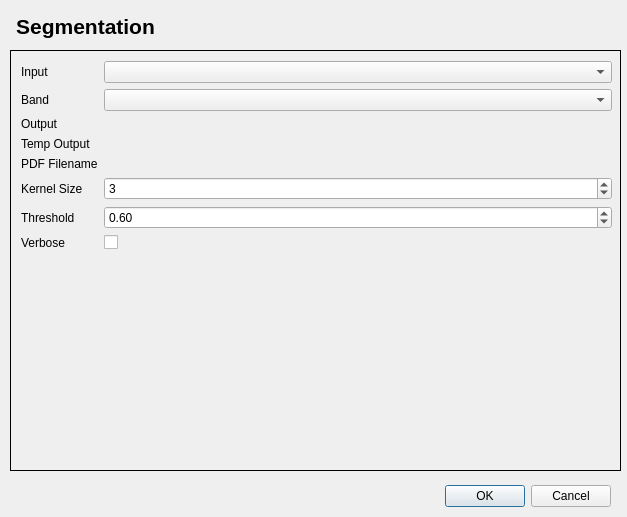
<?xml version="1.0" encoding="UTF-8"?>
<ui version="4.0">
 <class>SegmentationDialogBase</class>
 <widget class="QDialog" name="SegmentationDialogBase">
  <property name="geometry">
   <rect>
    <x>0</x>
    <y>0</y>
    <width>627</width>
    <height>517</height>
   </rect>
  </property>
  <property name="windowTitle">
   <string>Segmentation</string>
  </property>
  <widget class="QDialogButtonBox" name="button_box">
   <property name="geometry">
    <rect>
     <x>270</x>
     <y>480</y>
     <width>341</width>
     <height>32</height>
    </rect>
   </property>
   <property name="orientation">
    <enum>Qt::Horizontal</enum>
   </property>
   <property name="standardButtons">
    <set>QDialogButtonBox::Cancel|QDialogButtonBox::Ok</set>
   </property>
  </widget>
  <widget class="QStackedWidget" name="stackedWidget">
   <property name="geometry">
    <rect>
     <x>10</x>
     <y>50</y>
     <width>611</width>
     <height>421</height>
    </rect>
   </property>
   <property name="frameShape">
    <enum>QFrame::Box</enum>
   </property>
   <widget class="QWidget" name="page">
    <widget class="QWidget" name="formLayoutWidget">
     <property name="geometry">
      <rect>
       <x>10</x>
       <y>10</y>
       <width>591</width>
       <height>331</height>
      </rect>
     </property>
     <layout class="QFormLayout" name="formLayout">
      <item row="0" column="0">
       <widget class="QLabel" name="inputLabel">
        <property name="text">
         <string>Input</string>
        </property>
       </widget>
      </item>
      <item row="0" column="1">
       <widget class="QgsMapLayerComboBox" name="inputQgsMapLayerComboBox"/>
      </item>
      <item row="2" column="0">
       <widget class="QLabel" name="outputLabel">
        <property name="text">
         <string>Output</string>
        </property>
       </widget>
      </item>
      <item row="2" column="1">
       <widget class="QgsFileWidget" name="outputQgsFileWidget">
        <property name="dialogTitle">
         <string>Select output file</string>
        </property>
        <property name="filter">
         <string>*.tif *.tiff *.gtif ;;*.img ;; *.*</string>
        </property>
        <property name="storageMode">
         <enum>QgsFileWidget::SaveFile</enum>
        </property>
       </widget>
      </item>
      <item row="3" column="0">
       <widget class="QLabel" name="tempOutputLabel">
        <property name="text">
         <string>Temp Output</string>
        </property>
       </widget>
      </item>
      <item row="3" column="1">
       <widget class="QgsFileWidget" name="tempOutputQgsFileWidget">
        <property name="dialogTitle">
         <string>Select Temp Output</string>
        </property>
        <property name="filter">
         <string>*.csv;;*.txt;; *.*</string>
        </property>
        <property name="storageMode">
         <enum>QgsFileWidget::SaveFile</enum>
        </property>
       </widget>
      </item>
      <item row="4" column="0">
       <widget class="QLabel" name="pDFFilenameLabel">
        <property name="text">
         <string>PDF Filename</string>
        </property>
       </widget>
      </item>
      <item row="4" column="1">
       <widget class="QgsFileWidget" name="pDFFilenameQgsFileWidget">
        <property name="dialogTitle">
         <string>Select PDF Filename</string>
        </property>
        <property name="filter">
         <string>*.csv;;*.txt;; *.*</string>
        </property>
        <property name="storageMode">
         <enum>QgsFileWidget::SaveFile</enum>
        </property>
       </widget>
      </item>
      <item row="5" column="0">
       <widget class="QLabel" name="kernelSizeLabel_2">
        <property name="text">
         <string>Kernel Size</string>
        </property>
       </widget>
      </item>
      <item row="5" column="1">
       <widget class="QSpinBox" name="kernelSizeSpinBox_2">
        <property name="maximum">
         <number>999</number>
        </property>
        <property name="singleStep">
         <number>1</number>
        </property>
        <property name="value">
         <number>3</number>
        </property>
       </widget>
      </item>
      <item row="6" column="0">
       <widget class="QLabel" name="thresholdLabel">
        <property name="text">
         <string>Threshold</string>
        </property>
       </widget>
      </item>
      <item row="6" column="1">
       <widget class="QDoubleSpinBox" name="thresholdDoubleSpinBox">
        <property name="minimum">
         <double>-100.000000000000000</double>
        </property>
        <property name="maximum">
         <double>100.000000000000000</double>
        </property>
        <property name="value">
         <double>0.600000000000000</double>
        </property>
       </widget>
      </item>
      <item row="7" column="0">
       <widget class="QLabel" name="verboseLabel_2">
        <property name="text">
         <string>Verbose</string>
        </property>
       </widget>
      </item>
      <item row="7" column="1">
       <widget class="QCheckBox" name="verboseCheckBox_2"/>
      </item>
      <item row="1" column="0">
       <widget class="QLabel" name="bandLabel">
        <property name="text">
         <string>Band</string>
        </property>
       </widget>
      </item>
      <item row="1" column="1">
       <widget class="QgsRasterBandComboBox" name="bandQgsRasterBandComboBox"/>
      </item>
     </layout>
    </widget>
   </widget>
   <widget class="QWidget" name="page_2"/>
  </widget>
  <widget class="QLabel" name="title_label">
   <property name="geometry">
    <rect>
     <x>10</x>
     <y>10</y>
     <width>151</width>
     <height>33</height>
    </rect>
   </property>
   <property name="text">
    <string>&lt;!DOCTYPE HTML PUBLIC &quot;-//W3C//DTD HTML 4.0//EN&quot; &quot;http://www.w3.org/TR/REC-html40/strict.dtd&quot;&gt;
&lt;html&gt;&lt;head&gt;&lt;meta name=&quot;qrichtext&quot; content=&quot;1&quot; /&gt;&lt;style type=&quot;text/css&quot;&gt;
p, li { white-space: pre-wrap; }
&lt;/style&gt;&lt;/head&gt;&lt;body style=&quot; font-family:'Sans Serif'; font-size:9pt; font-weight:400; font-style:normal;&quot;&gt;
&lt;p style=&quot; margin-top:0px; margin-bottom:0px; margin-left:0px; margin-right:0px; -qt-block-indent:0; text-indent:0px;&quot;&gt;&lt;span style=&quot; font-size:16pt; font-weight:600;&quot;&gt;Segmentation&lt;/span&gt;&lt;/p&gt;&lt;/body&gt;&lt;/html&gt;</string>
   </property>
   <property name="alignment">
    <set>Qt::AlignCenter</set>
   </property>
  </widget>
  <zorder>stackedWidget</zorder>
  <zorder>button_box</zorder>
  <zorder>title_label</zorder>
 </widget>
 <customwidgets>
  <customwidget>
   <class>QgsFileWidget</class>
   <extends>QWidget</extends>
   <header>qgsfilewidget.h</header>
  </customwidget>
  <customwidget>
   <class>QgsMapLayerComboBox</class>
   <extends>QComboBox</extends>
   <header>qgsmaplayercombobox.h</header>
  </customwidget>
  <customwidget>
   <class>QgsRasterBandComboBox</class>
   <extends>QComboBox</extends>
   <header>qgsrasterbandcombobox.h</header>
  </customwidget>
 </customwidgets>
 <resources/>
 <connections>
  <connection>
   <sender>button_box</sender>
   <signal>accepted()</signal>
   <receiver>SegmentationDialogBase</receiver>
   <slot>accept()</slot>
   <hints>
    <hint type="sourcelabel">
     <x>20</x>
     <y>20</y>
    </hint>
    <hint type="destinationlabel">
     <x>20</x>
     <y>20</y>
    </hint>
   </hints>
  </connection>
  <connection>
   <sender>button_box</sender>
   <signal>rejected()</signal>
   <receiver>SegmentationDialogBase</receiver>
   <slot>reject()</slot>
   <hints>
    <hint type="sourcelabel">
     <x>20</x>
     <y>20</y>
    </hint>
    <hint type="destinationlabel">
     <x>20</x>
     <y>20</y>
    </hint>
   </hints>
  </connection>
 </connections>
</ui>
